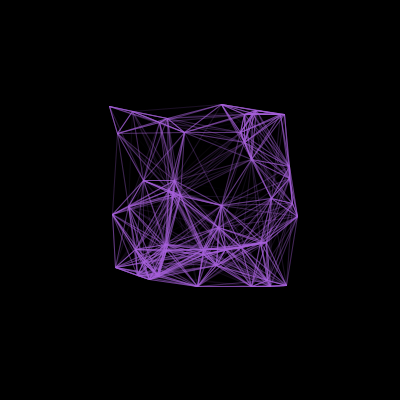
Frame 1 (no input)
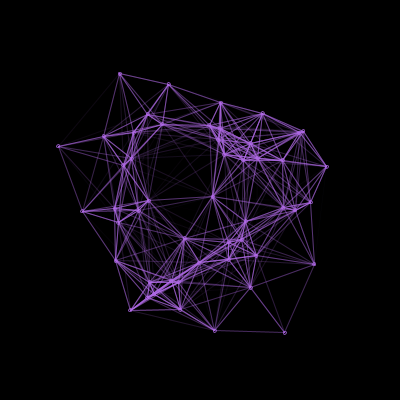
Frame 60 (the mouse pressed at the canvas centre just before this capture)
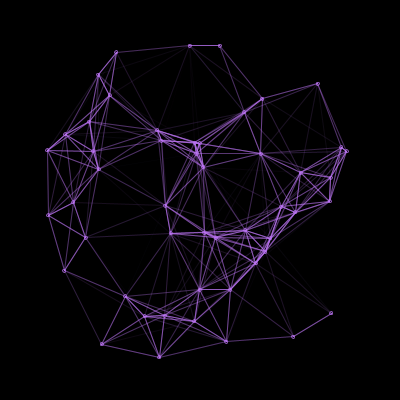
Frame 120 (the mouse held since frame 60 and released just before this capture)

The Processing sketch that drew these frames (run headless with seeded random() and noise(); from frame 60 on, the mouse is pressed at the canvas centre):

// Processing sketch: processing_176785
// ── processing_176785.pde

int num = 50;
float friction = 1;
float [] xspeed;
float [] yspeed;
float R = random(0, 255);
float Rchange = random(0.1,0.4);
float G = random(0, 100);
float Gchange = random(0.1,0.4);
float B = random(0, 255);
float Bchange = random(0.1,0.4);
PVector [] dots;

void setup(){
    size (400, 400);
    dots = new PVector [num];
    xspeed = new float[num];
    yspeed = new float[num];
    setDots(dots);
}

void setDots(PVector [] d){
    
     for (int i=0; i < d.length; i++){
        xspeed[i] = random(-1, 1);
        yspeed[i] = random(-1, 1);
        PVector pos = new PVector (random(100,width - 100), random(100,height - 100));
        d[i] = pos;
     } 
}

void draw(){
    smooth();
    background(0);
    drawValue();
    drawConnection();
}

void drawValue(){    
    for (int i = 0; i < dots.length; i++){
        if(dots[i].x >=width - 50 || dots[i].x <= 50){
           if(xspeed[i] >= 0.3){
             xspeed[i] *= friction;
           }
           float dx = width/2 - dots[i].x;
           float dy = height/2 - dots[i].y;
           float ax = dx * 0.001;
           float ay = dy * 0.001;
           xspeed [i] += ax * random(0.3,0.6);
           yspeed [i] += ay * random(0.3,0.6);
        }
        
        if(dots[i].y >=height-50 || dots[i].y <= 50){
            if(yspeed[i] >= 0.3){
               yspeed[i] *= friction;
            }
             float dx = width/2 - dots[i].x;
             float dy = height/2 - dots[i].y;
             float ax = dx * 0.001;
             float ay = dy * 0.001;
             xspeed [i] += ax * random(0.3,0.6);
             yspeed [i] += ay * random(0.3,0.6);   

        }
        
        dots[i].x += xspeed[i];
        dots[i].y += yspeed[i];
        addDots(dots[i].x, dots[i].y);
    }
}

void addDots(float dx, float dy){
     pushMatrix();
     fill (0,100);
     ellipse (dx, dy, 3, 3);
     popMatrix();    
}

void drawConnection(){
     R += Rchange;
     if(R > 254 || R < 2) Rchange *= -1;
     G += Gchange;
     if(G > 254 || G < 2) Gchange *= -1;
     B += Bchange;
     if(B > 254 || B < 2) Bchange *= -1;
     
     for (int i = 0; i < dots.length; i++){
         float x1 = dots[i].x;
         float y1 = dots[i].y;
         for(int j=0; j<dots.length; j++){
            float x2 = dots[j].x;
            float y2 = dots[j].y;
            float distance = dist(x1, y1, x2, y2);
            if(distance < 100){
              float m = map(distance, 50, 100, 100, 0);
              stroke(R, G, B, m);
              line(x1, y1, x2, y2);
            }  
         }
     }
}
